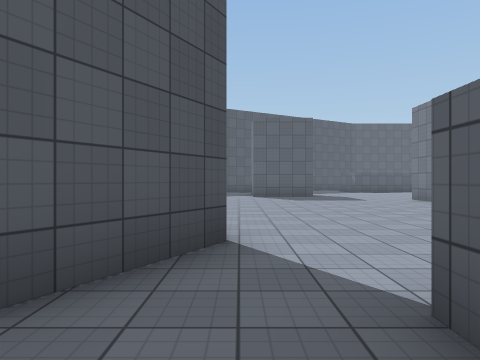
[1] (above)

24 first-person views from a walk through a scene from a Unity 3-D project. The camera is 1.3 m above the floor, looks level and sees 70° across. The floor is counted in squares, 2 m on a side. Each view is taken from the middle of a square. On the plan, view 1 faces up. The plan holds only what a view shows up to about 10 squares ahead; the rest is blank. The place goes on beyond the plan. Some animated figures are left out. Surface patterns are stand-ins for the level's own textures.

[2]
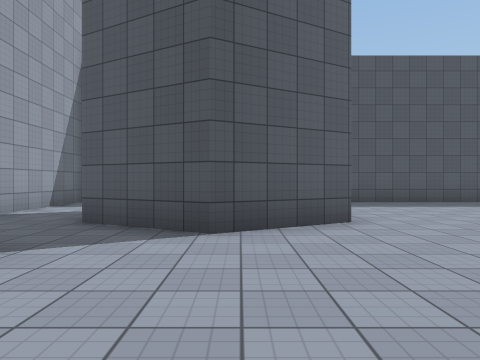

[3]
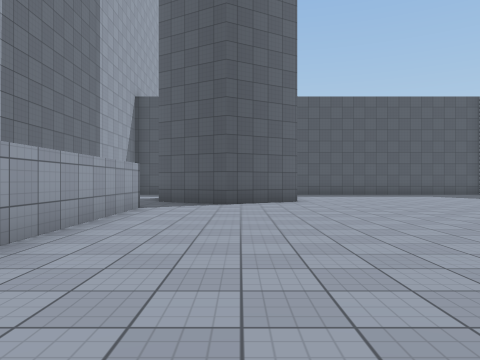

[4]
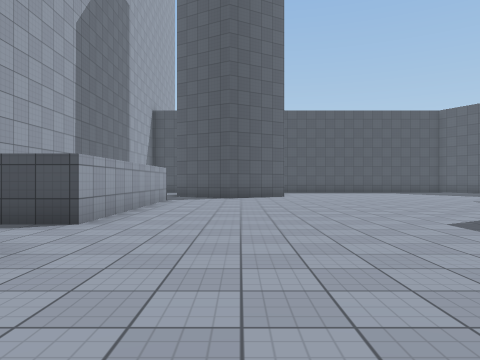

[5]
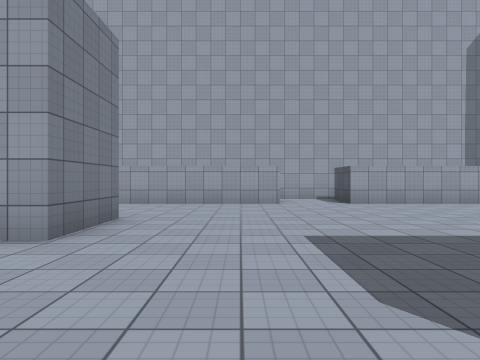

[6]
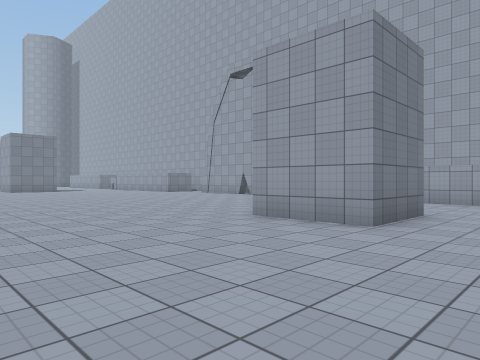

[7]
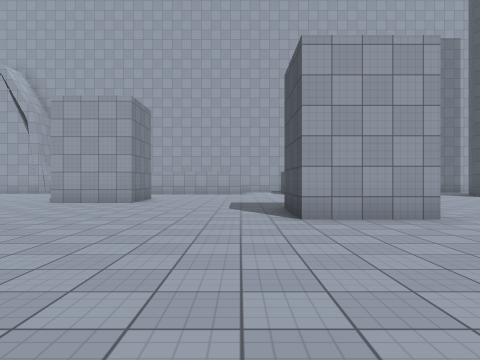

[8]
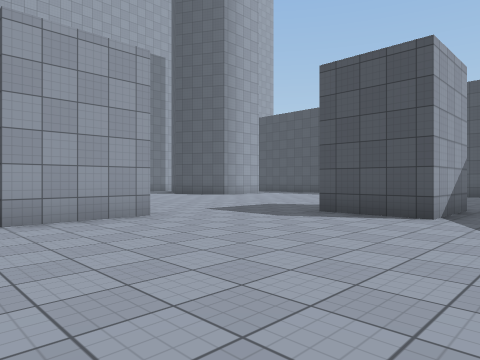

[9]
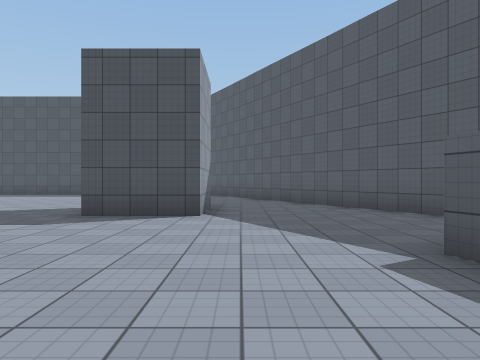

[10]
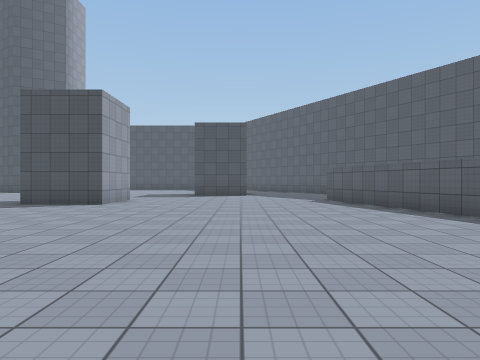

[11]
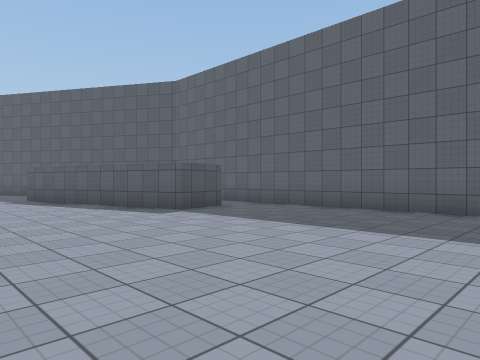

[12]
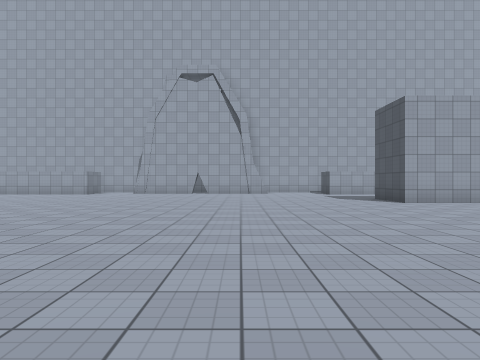

[13]
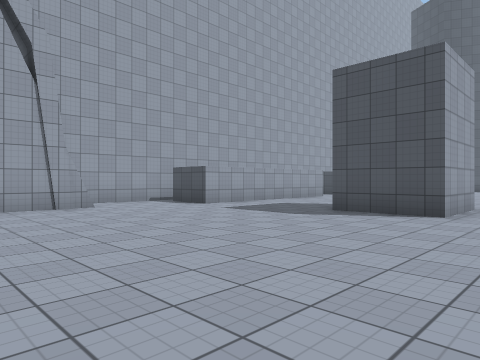

[14]
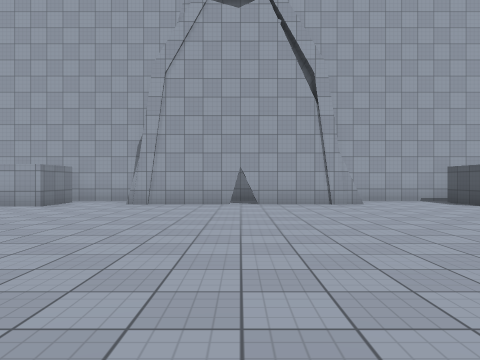

[15]
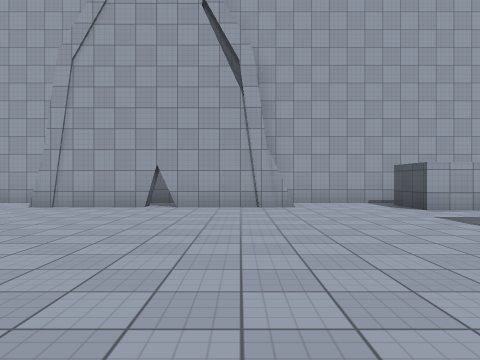

[16]
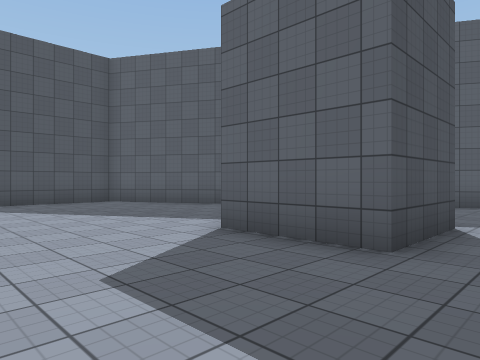

[17]
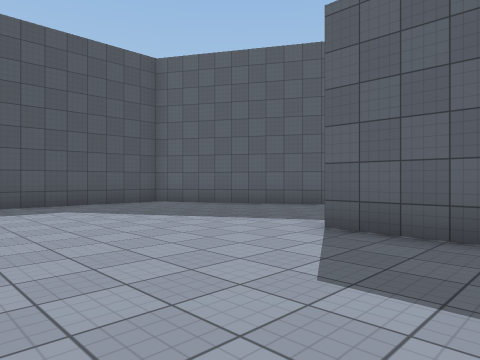

[18]
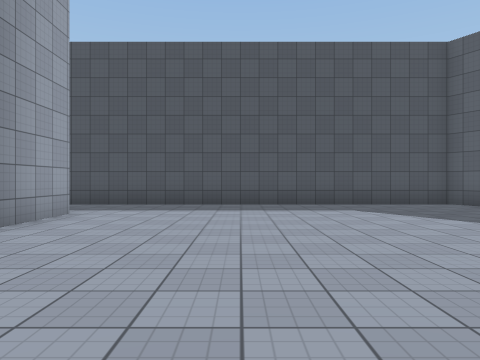

[19]
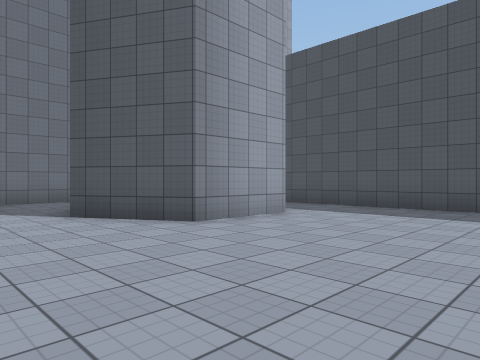

[20]
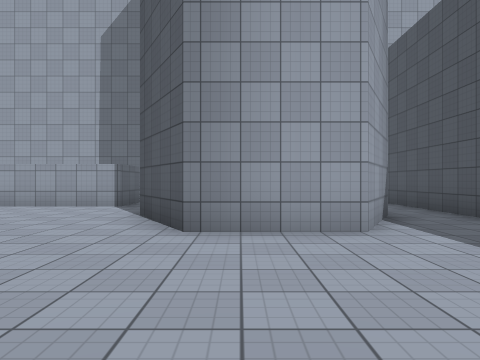

[21]
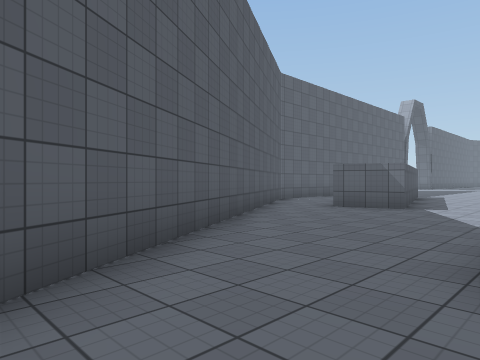

[22]
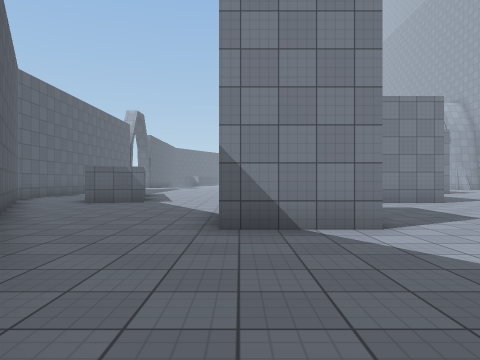

[23]
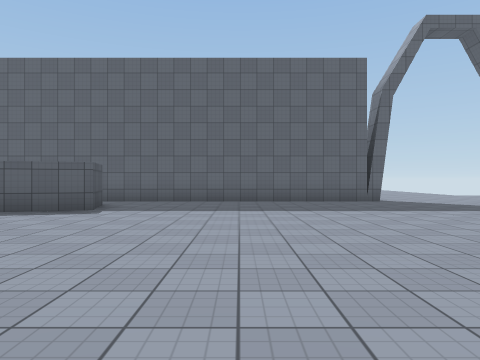

[24]
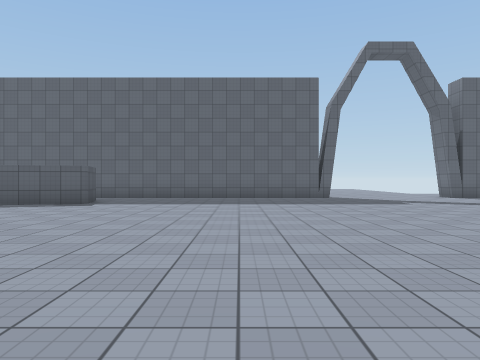

### Floor plan
Points are (right, up) in squares from view 1. A wall is a line through its corners. A room is listed if a view was taken in it or the views show most of it. See-through windows are left out.
Room 1 (view 1)
walls: (-4.7, 3.8) (-3.6, 5.7); (-6, -0.6) (0.1, -0.6); (0.9, 0) (0.9, 1.6); (-6.1, 5.4) (-6.1, 0.4)
ways out: opening at (-5, 5) to room 2; opening at (0, 1) to room 2
Room 2 (views 2, 3, 4, 5, 6, 7, 8, 9, 10, 11, 12, 13, 14, 15, 16, 17, 18, 19, 20, 21, 22, 23, 24)
walls: (12.1, 5.1) (12.1, 7.3) (14.3, 7.3) (14.3, 5.1); (5.6, 11.4) (8, 11.4) (8, 9.2); (5.7, 9.1) (5.7, 11); (2.8, 13.1) (0.5, 13.1) (0.5, 15.3) (2.8, 15.3) (2.8, 13.1); (8.9, 1.6) (15, 1.6) (15, 0); (11.4, 20.9) (11.8, 19.4) (6, 17.8) (5.6, 19.4); (17.9, 0.8) (24, 0.8); (14.6, -0.6) (17.9, -0.6); (5.7, 21.4) (-6.1, 14.6) (-6.1, 5.4); (21.1, 0.4) (21.1, 0.9); (0.9, 1.6) (7, 1.6) (7, 0.4); (20.9, -0.6) (21.5, -0.6); (-3.6, 5.7) (-1.3, 5.7) (-0.1, 3.6) (-1.3, 1.5); (24.6, -0.6) (25.5, -0.6)
ways out: opening at (-5, 5) to room 1; opening at (0, 1) to room 1; opening at (6.5, 20.5)

Where each view was taken, in squares from view 1:
view 1: 0 up, 0 right, facing up
view 2: 4 up, 4 right, facing left
view 3: 4 up, 9 right, facing left
view 4: 4 up, 12 right, facing left
view 5: 11 up, 10 right, facing down
view 6: 12 up, 10 right, facing down-right
view 7: 17 up, 9 right, facing down
view 8: 17 up, 9 right, facing down-left
view 9: 16 up, 9 right, facing left
view 10: 15 up, 17 right, facing left
view 11: 15 up, 18 right, facing up-left
view 12: 17 up, 19 right, facing down
view 13: 9 up, 21 right, facing down-left
view 14: 10 up, 21 right, facing down
view 15: 9 up, 19 right, facing down
view 16: 10 up, 4 right, facing up-left
view 17: 9 up, 3 right, facing up-left
view 18: 9 up, 3 right, facing left
view 19: 10 up, 2 right, facing down-left
view 20: 10 up, 2 left, facing down
view 21: 15 up, 2 left, facing up-right
view 22: 15 up, 4 left, facing right
view 23: 12 up, 15 right, facing up
view 24: 10 up, 16 right, facing up
